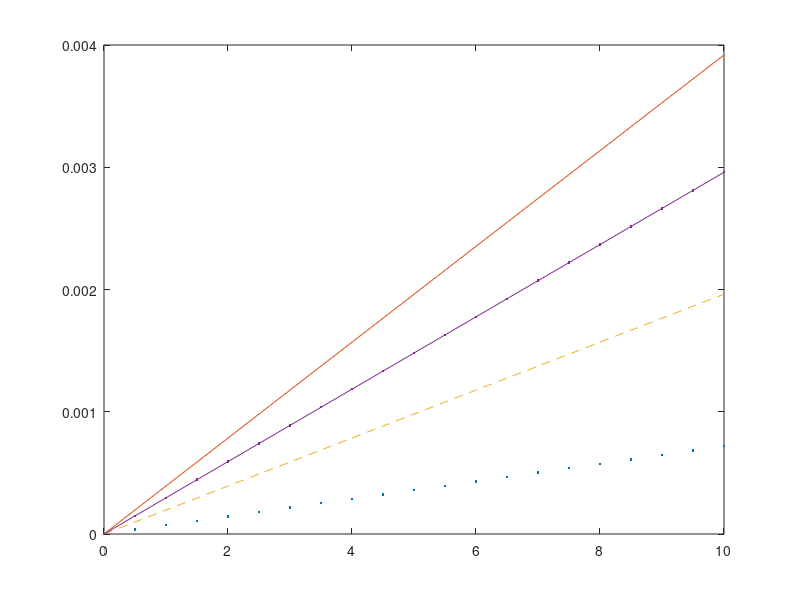

MATLAB code to generate this figure: (Note: this script raises an error after producing the figure.)
Tg = 55; %us
M = 2; % 2 bands
d = 1000; %m
c = 300; % m/us
fH = 10; % MHz
h= 12; %MHz/us
L = 200;
N = 450;
X = 10; % number of targets
%% for UARFDM
r0_ua = 435;  
pn = 0.221;
% 3.12MHz -> n0 =140 -> r0 =60, pn = 0.221
% 5.12MHz -> n0 =230 -> r0 =170, pn = 0.221
% 8.12MHz -> n0 =365 -> r0 =435, pn = 0.221
%% for UAFH
r0fh = 265;  
% 3.12MHz -> n0 =140 -> r0 =40
% 5.12MHz -> n0 =230 -> r0 =100
% 8.12MHz -> n0 =365 -> r0 =265
%% for UARFDMPC
r0_pc = 265;
% 3.12MHz -> n0 =140 -> r0 =40
% 5.12MHz -> n0 =230 -> r0 =130
% 8.12MHz -> n0 =365 -> r0 =265
%% for UAFHPC
r0_fhpc = 200;
% 3.12MHz -> n0 =140 -> r0 =25
% 5.12MHz -> n0 =230 -> r0 =85
% 8.12MHz -> n0 =365 -> r0 =200
%% closed-form
PmdUARFDM = [];
PmdUAFH = [];
PmdUARFDMPC = [];
PmdUAFHPC = [];
maxDensity = 10;
for lambda = 0:0.5:maxDensity
    PmdUA_temp = 1- exp(-2*r0_ua*lambda*fH/h/Tg/N/M*(1-(1-1/N * pn)^X));
    PmdUARFDM = [PmdUARFDM, PmdUA_temp];
end
for lambda = 0:0.5:maxDensity
    PmdUAFH_temp = 1- exp(-2*r0fh*lambda*fH/h/Tg/N*(1-(1-1/N)^X));
    PmdUAFH = [PmdUAFH, PmdUAFH_temp];
end
for lambda = 0:0.5:maxDensity
    PmdUAPC_temp = 1 -exp(-2*r0_pc*lambda*fH/h/Tg/N/M*(1-(1-1/N)^X));
    PmdUARFDMPC = [PmdUARFDMPC, PmdUAPC_temp];
end
for lambda = 0:0.5:maxDensity
    PmdUAFHPC_temp = 1 -exp(-2*r0_fhpc*lambda*fH/h/Tg/N*(1-(1-1/N)^X));
    PmdUAFHPC = [PmdUAFHPC, PmdUAFHPC_temp];
end
plot([0:0.5:maxDensity], PmdUARFDM, '.',[0:0.5:maxDensity], PmdUAFH, [0:0.5:maxDensity], PmdUARFDMPC, '--',[0:0.5:maxDensity],PmdUAFHPC,'.-')
hold on
densityChatMax = Bc/(fH + d/c*h)*M/(2*d);
nonIntDensity = 0:0.0001:densityChatMax;
density = [densityChatMax+0.0001:0.0001:maxDensity];
midDetecChat = [nonIntDensity*0,1-densityChatMax./density];
plot([0:0.0001:maxDensity],midDetecChat)